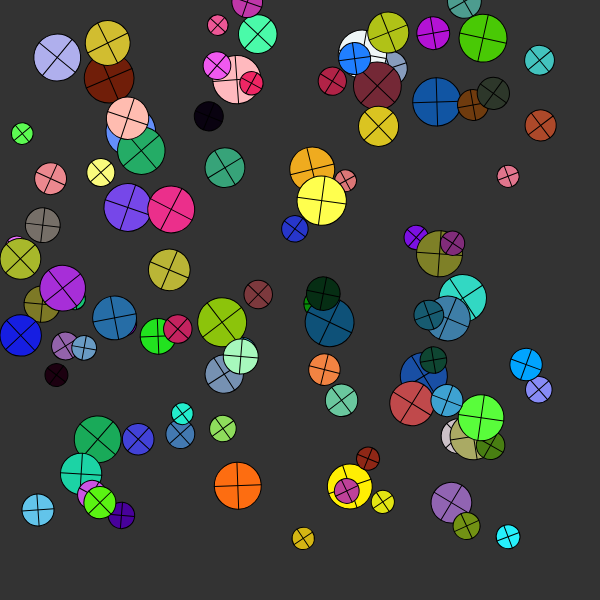
Frame 1 (no input)
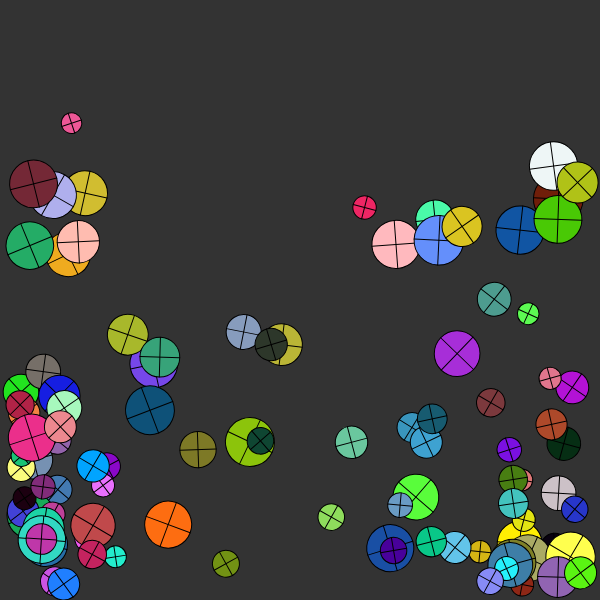
Frame 60 (no input)
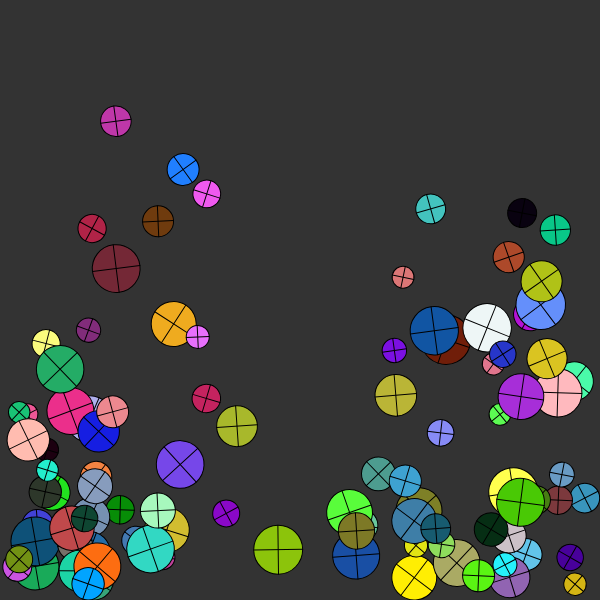
Frame 120 (the mouse pressed at the canvas centre since frame 60)

The p5.js sketch that drew these frames (run headless with seeded random() and noise() and a simulated clock; from frame 60 on, the mouse is pressed at the canvas centre):

// p5.js sketch
// ── sketch.js
var balls = [];
var dim = 100;
function setup()
{
	createCanvas(600,600);
	ball = new Ball(width/2,0,50,0.1,1);
	for(var i=0;i<dim;i++)
	{
		balls.push(new Ball(width*random(0.9),height*random(0.9),random(10,25),random(1,3),random(-10,10)))
	}
}

function draw()
{
		background(51);

	for(var i=0;i<dim;i++)
	{
		balls[i].update();
		balls[i].draw();
	}
}
// ── ball.js
class Ball
{
	constructor(x,y,r,d,vx,vy)
	{
		if(vx === undefined)
			vx=0;
		if(vy === undefined)
			vy=0;
		this.radius = r;
		this.density = d; // g/m3
		this.mass = this.density*(4/3*PI*this.radius*this.radius*this.radius);
		this.position = createVector(x,y);
		this.velocity = createVector(vx,vy);
		this.acceleration = createVector(0,0.01*this.mass/1000);
		this.friction = createVector(-sign(vx)*0.01,0);
		this.c = color(random(255),random(255),random(255));
		this.angle = 0; //degrees
	}

	draw()
	{
		push();
		translate(this.position.x,this.position.y);
		rotate(radians(this.angle));
		fill(this.c);
		stroke(0);
		ellipse(0,0,this.radius*2,this.radius*2);
		line(-this.radius,0,this.radius,0);
		line(0,-this.radius,0,this.radius);
		pop();
	}

	update()
	{
		this.velocity.add(this.acceleration);
		this.position.add(this.velocity);

		if(this.velocity.y==0)
			this.velocity.add(this.friction);

		if(sign(this.velocity.x)==sign(this.friction.x))
			this.friction.mult(0);


		if(this.velocity.y>0 & dist(this.position.x,this.position.y,this.position.x,height)<= this.radius)
		{
			this.position.y = height - this.radius;
			this.bounceGravity();
		}

		if(this.velocity.x>0 & dist(this.position.x,this.position.y,width,this.position.y)<= this.radius)
		{
			this.position.x = width - this.radius;
			this.bounceEdgeRight();
		}

		if(this.velocity.x<0 & dist(this.position.x,this.position.y,0,this.position.y)<= this.radius)
		{
			this.position.x = this.radius;
			this.bounceEdgeLeft();
		}

		var t = this.position.x/this.velocity.x;
		var T = 1000*(1/this.velocity.x/360);
		this.angle = 2*PI*t/T;

	}

	bounceGravity()
	{
		this.velocity.y*=(-0.9);

		if(this.velocity.y>-1)
		{
			this.acceleration.y=0;
			this.velocity.y = 0;
		}
	}

	bounceEdgeRight()
	{
		this.velocity.x*=(-0.2);
		this.friction.mult(-1);


		if(this.velocity.x>-0.06)
		{
			this.acceleration.x=0;
			this.velocity.x = 0;
		}
	}

	bounceEdgeLeft()
	{
		this.velocity.x*=(-0.2);
		this.friction.mult(-1);


		if(this.velocity.x<0.06)
		{
			this.acceleration.x=0;
			this.velocity.x = 0;
		}
	}
}

function sign(x)
{
	if(x>=0)
		return 1;
	else
		return -1;
}
